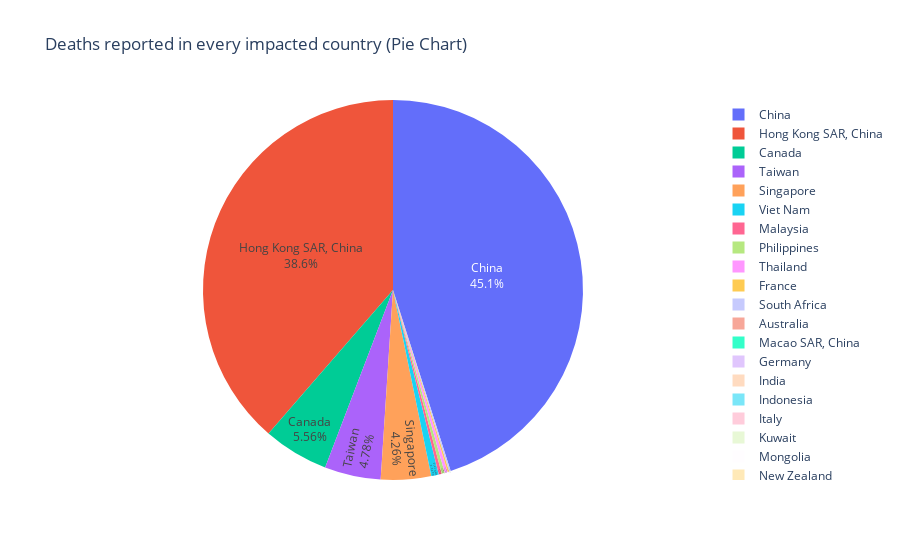

Source (notebook cell):
### Code cell
# Plotting chart for deaths reported in countries

death_con = pd.read_sql('select "Country/Region", "No. of deaths" as "Reported Deaths" from sars_summ order by "Reported Deaths" desc;', conn)
fig_3 = px.pie(death_con, values="Reported Deaths", names="Country/Region", title="Deaths reported in every impacted country (Pie Chart)")
fig_3.update_traces(textposition="inside", textinfo="percent+label")
fig_3.show()

### Figure 1 — Plotly figure (JSON) as saved in the notebook; plotly's stock layout.template omitted (floating-point values rounded to 4 significant figures)
{"data": [{"domain": {"x": [0, 1], "y": [0, 1]}, "hovertemplate": "Country/Region=%{label}<br>Reported Deaths=%{value}<extra></extra>", "labels": ["China", "Hong Kong SAR, China", "Canada", "Taiwan", "Singapore", "Viet Nam", "Malaysia", "Philippines", "Thailand", "France", "South Africa", "Australia", "Macao SAR, China", "Germany", "India", "Indonesia", "Italy", "Kuwait", "Mongolia", "New Zealand", "Republic of Ireland", "Republic of Korea", "Romania", "Russian Federation", "Spain", "Sweden", "Switzerland", "United Kingdom", "United States"], "legendgroup": "", "name": "", "showlegend": true, "textinfo": "percent+label", "textposition": "inside", "type": "pie", "values": [349, 299, 43, 37, 33, 5, 2, 2, 2, 1, 1, 0, 0, 0, 0, 0, 0, 0, 0, 0, 0, 0, 0, 0, 0, 0, 0, 0, 0]}], "layout": {"legend": {"tracegroupgap": 0}, "title": {"text": "Deaths reported in every impacted country (Pie Chart)"}}}
